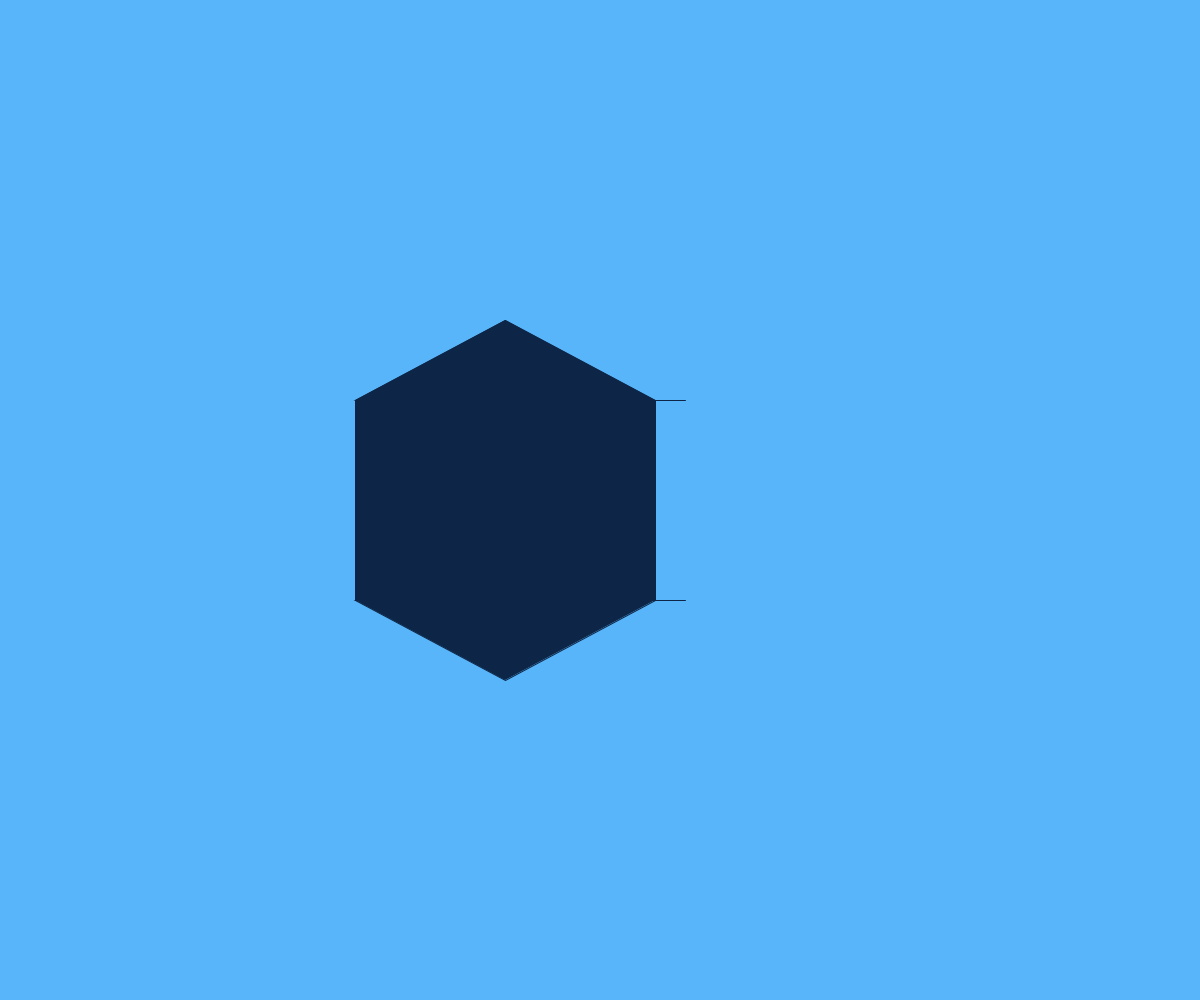
Frame 1 (no input)
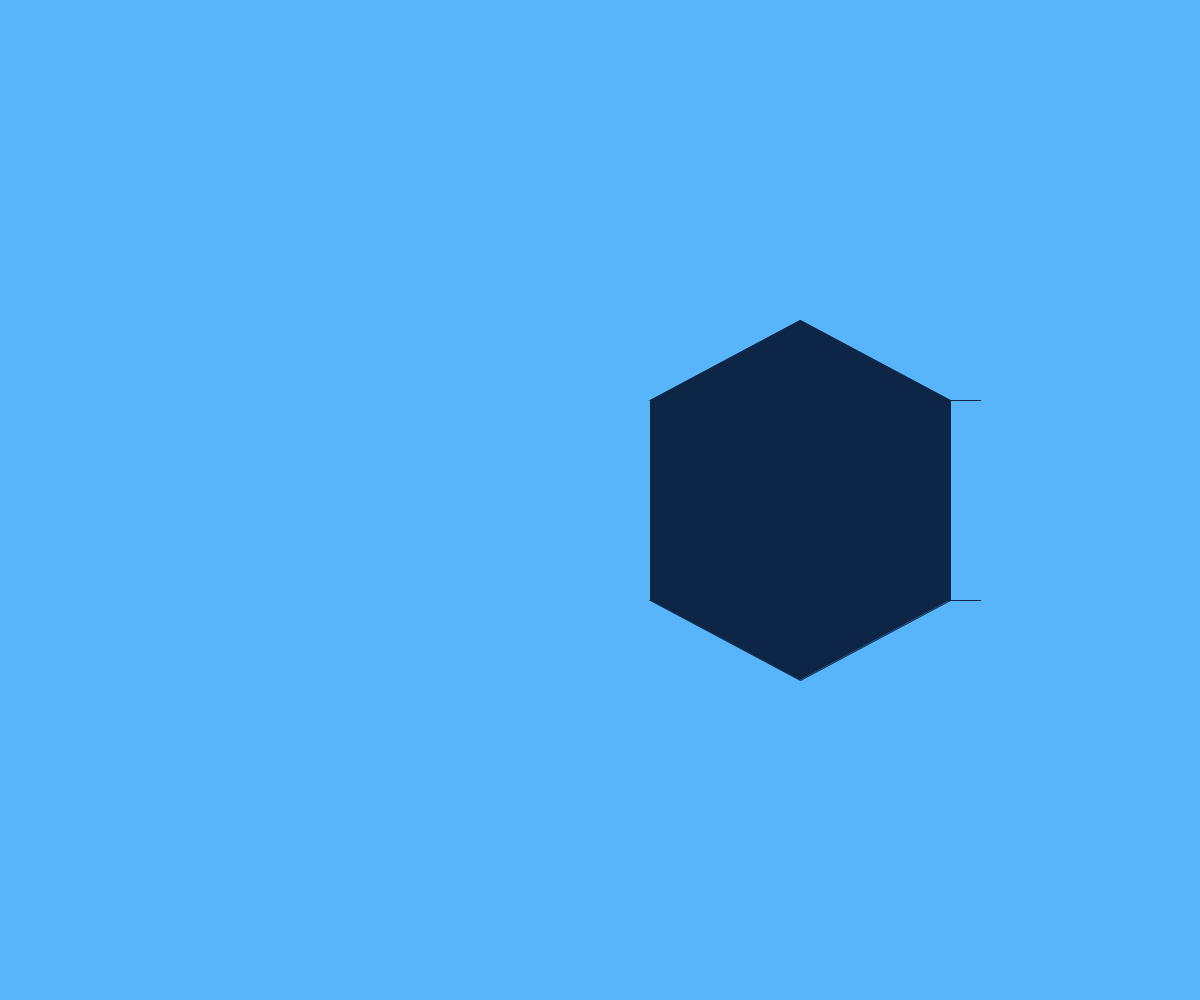
Frame 60 (the mouse pressed at the canvas centre just before this capture)
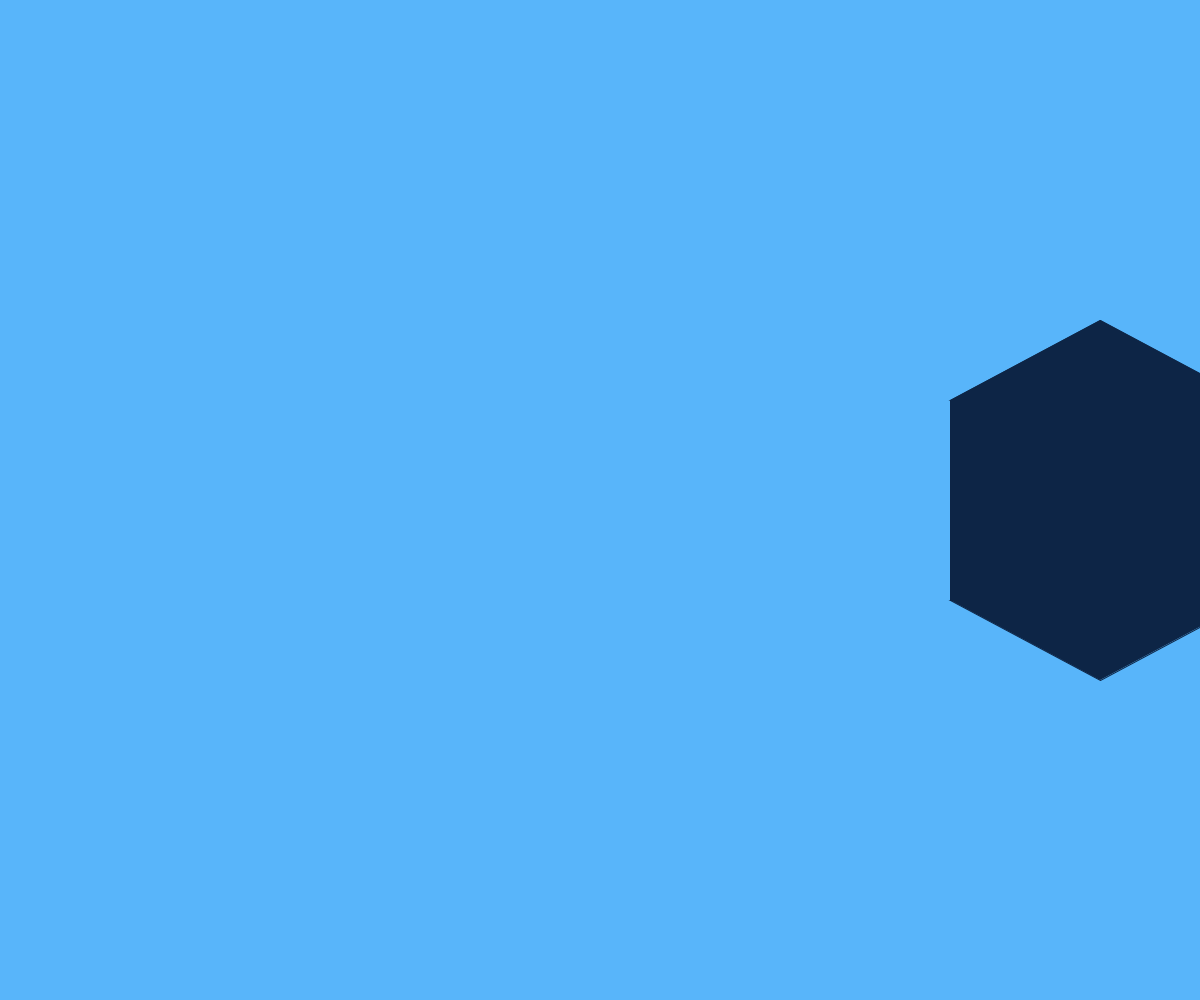
Frame 120 (the mouse held since frame 60 and released just before this capture)

The Processing sketch that drew these frames (run headless with seeded random() and noise(); from frame 60 on, the mouse is pressed at the canvas centre):

// Processing sketch: aquarium_period1_interfaces_finished
// ── aquarium_period1_interfaces_finished.pde


ArrayList<BasicFish> fishies;


void setup(){
  size(1200,1000);
  
  fishies = new ArrayList<BasicFish>();
  
  // load all sea creatures
  fishies.add(new ZachMazlishSeaCreature());
  /*fishies.add(new AdrianSeaCreature());
  fishies.add(new AlyaAhmedSeaCreature());  
  fishies.add(new CharlieOMaraSeaCreature());  
  fishies.add(new DevinOhlsonSeaCreature());
  fishies.add(new ErinPaigeSeaCreature());
  fishies.add(new GyorgyBrevnovSeaCreature());
  fishies.add(new JadeLintottSeaCreature());
  fishies.add(new JunhoKimLeeSeaCreature());
  fishies.add(new NeeknazAbariSeaCreature());
  fishies.add(new SolomonFaisonSeaCreature());*/
  
  
}

void draw(){
  background(88,181,250);
  
  // tell all sea creatures to swim 
  for (BasicFish fish : fishies){
    fish.swim();  
  }
 
  
  // tell all sea creatures to display

  for (BasicFish fish : fishies){
    fish.display();  
  }
 
  
}

// ── AdrianSeaCreature.pde
class AdrianSeaCreature extends BasicFish{
  int[] col;
  float t, f, a, b, size, vx, vy, x, y;


  AdrianSeaCreature() {
    size= random(10, 40);
    x=random(size, width-size);
    y=random(size, height-size);
    vx= random(1, 5);
    vy=random(10, 200); 
    col=new int[3];
    col[0]=(int)random(0, 255);
    col[1]=(int)random(0, 255);
    col[2]=(int)random(0, 255);
    t=0;
    f=1/vy;
    a=random(20, 200);
    b=random(a, height-a);
  }
  void swim() {
    x=vx+x;
    t++;
    y=a*sin(f*t)+b;
    if (x>width+size) {
      x=0;
    }
  }
  void display () {
    ellipseMode(CENTER);
    stroke(0);
    fill(col[0], col[1], col[2]);
    triangle(x-size/3, y, x-size/1.25, y+size/2.5, x-size/1.25, y-size/2.5);
    triangle(x-size/4, y, x-size/3, y-size/2, x+size/2.2, y-size/10);
    triangle(x+size/3, y+size/4.5, x+size/5, y+size/5, x, y+size/2.4);
    ellipse(x, y, size, size/2);    
    fill(0, 0, 0);
    ellipse(x+size/5, y-size/15, size/10, size/10);
  }
}


// ── AlyaAhmedSeaCreature.pde
class AlyaAhmedSeaCreature extends BasicFish {
  int x;
  float y;

  int radius;
  int speedx;
  float speedy;
  float r;
  float g;
  float b;

  float yvalue;

  AlyaAhmedSeaCreature() {
    radius=int(random(25, 50));
    x=0;
    y=height/2;   

    speedx=int(random(3, 5));
    speedy=int(random(1, 2));
    r= random(0, 255);
    g=random(0, 255);
    b=random(0, 255);
  }

  void swim() {

    x=x+speedx;
    yvalue=x;

    speedy=3*sin(.02*yvalue);
    y=speedy+y;



    if (x>width+radius) {
      x=int(random(-2*radius, 0-radius));
      y=int(random(radius, height-radius));
      r= random(0, 255);
      g=random(0, 255);
      b=random(0, 255);
    }
  }


  void display() {
    ellipseMode(CENTER);
    stroke(0);
    fill( r, g, b);
    triangle(x-radius, y-.6*radius, x-.4*radius, y, x-radius, y+.6*radius);
    ellipse(x, y, radius, .75*radius);
    fill(0);
    ellipse(x+radius/6, y-radius/8, radius/10, radius/10);
  }
}






// ── CharlieOMaraSeaCreature.pde
class CharlieOMaraSeaCreature extends BasicFish {
  float t=0;
  PVector s;
  PVector p;
  int cs=0;
  CharlieOMaraSeaCreature(){
    p = new PVector(random(60, width-60), random(60, height-60));
    s= new PVector(0, 0);
    if (random(1,2)>=1.5){
      s.x=random(1, 3);
    }
    else {
      s.x=random(-3, -1);
    }
    if (random(1,2)>=1.5){
      cs=1;
    }
  }
  
  void swim(){
    if (cs==0){
      s.y=sin(t)*5;
    }
    else {
      s.y=-sin(t)*5;
    }
    p.add(s);
    t+=.05;
  }
  
  void display(){
    stroke(0);
    ellipseMode(CENTER);
    rectMode(CORNER);
    fill(255, 0, 0);
    ellipse(p.x, p.y, 100, 20);
    if (s.x>0){
      triangle(p.x-50+10, p.y, p.x-50-10, p.y+10, p.x-50-10, p.y-10);
    }
    else {
      triangle(p.x+50-10, p.y, p.x+50+10, p.y-10, p.x+50+10, p.y+10);
    }
    if (p.x>width-60){
      s.x=-s.x;
      p.x=width-61;
    }
    else if (p.x<60){
      s.x=-s.x;
      p.x=61;
    }
    if (p.y>height){
      s.y=-s.y;
      p.y=0;
    }
    else if (p.y<0){
      s.y=-s.y;
      p.y=height;
    }
  }
  
}

// ── DevinOhlsonSeaCreature.pde
class DevinOhlsonSeaCreature extends BasicFish {

  int x;
  float y;
  float initialy;
  float speedy;
  float counter;
  int timer;
  int dir;
  int r;
  int g;
  int b;
  int smiley;

  DevinOhlsonSeaCreature() {
    x=-20;
    initialy=int(random(175, height-175));
    y=initialy;
    speedy=0.5;
    counter=1;
    timer=0;
    dir=0;
    r=int(random(100, 255));
    g=int(random(100, 255));
    b=int(random(100, 255));
    smiley=0;
  }

  void swim() {
    if (timer==0) {
      if (speedy>0) {
        counter=counter-0.1;
        timer=2;
      } else {
        counter=counter+0.101; 
        timer=2;
      }
    }    
    timer=timer-1;    
    speedy=speedy+counter;
    y=y+speedy/2;
    if (dir<=2) {
      x=x+3;
    } else {
      x=x-3;
    }

    if (x>width+80 || x<-80) {
      dir=int(random(0, 4));
      if (dir<=2) {
        x=-10;
      } else {
        x=width+10;
      }
      smiley=int(random(0, 1000));
      speedy=random(-10, 10);
      y=int(random(100, height-100)); 
      initialy=y;
      r=int(random(100, 255));
      g=int(random(100, 255));
      b=int(random(100, 255));
    }
  }

  void display() {
    ellipseMode(CENTER);
    fill(r, g, b);
    stroke(r-50, g-50, b-50);
    if(smiley==1){
      ellipse(x, y, 100, 100);
      fill(0);
      ellipse(x-40, y-15, 10, 10);
      ellipse(x+40, y-15, 10, 10);
      arc(x, y, 35, 35, 0, PI);
    }
    else{
      if (dir<=2) {
      triangle(x-20, y, x-40, y+10, x-40, y-10);
      triangle(x-13, y-10, x+10, y-10, x-13, y-22);
      ellipse(x, y, 50, 25);
      fill(0, 0, 0);
      ellipse(x+14, y-6, 5, 5);
      }
      else {
      triangle(x+20, y, x+40, y+10, x+40, y-10);
      triangle(x+13, y-10, x-10, y-10, x+14, y-22);
      ellipse(x, y, 50, 25);
      fill(0, 0, 0);
      ellipse(x-14, y-6, 5, 5);
      }
    }
  }
}


// ── ErinPaigeSeaCreature.pde
class ErinPaigeSeaCreature extends BasicFish{

  float x;
  float y;
  float speedx;
  float speedy;


  ErinPaigeSeaCreature(){
    x = -100;
    y = -50;
    speedx = 1;
    speedy = 1;
  }


  void swim(){
    x=speedx+x;
    y=speedy+y;
    
    if (x>=width){
      background(0,128,255);
      x=int(random(-100,0));
      y=int(random(1,height-50));   
    }
    if (y>=height){
      background(0,128,255);
      x=int(random(1,width-100));
      y=int(random(-50,0));
      //x=int(random(1, width-100));
      //y=int(random(1,height-50)); 
    }
  }


  void display(){
    rectMode(CORNER);
    stroke(0);
    fill(255, 153, 204);
    rect(x+10, y+25, 5, 50);
    rect(x+30, y+25, 5, 60);
    rect(x+50, y+25, 5, 50);
    rect(x+70, y+25, 5, 60);
    rect(x+90, y+25, 5, 50);
    ellipseMode(CORNER);
    ellipse(x, y, 100, 50);
    fill(255,255,255);
    ellipse(x+20,y+15,20,20);
    ellipse(x+60,y+15,20,20);
    fill(0,0,0);
    ellipse(x+25,y+23,10,10);
    ellipse(x+65,y+23,10,10);
    ellipseMode(CENTER);
  }
}

// ── GyorgyBrevnovSeaCreature.pde
class GyorgyBrevnovSeaCreature extends BasicFish{ 
  float x;
  float y;
  float speedx;
  float speedy; 
  int sizeFactor; 
  
  
  
  GyorgyBrevnovSeaCreature() { 
    
  sizeFactor = int(random(40, 80));
    x= int(random(sizeFactor, width-sizeFactor));
   y= int(random(sizeFactor, height- sizeFactor));  
    speedx = int(random(1,5)); 
    speedy= int(random(1,5)); 
    
    
    
  }
  
  GyorgyBrevnovSeaCreature( int startx, int starty) { 
    x = startx; 
    y= starty; 
    speedx= int(random(-5,5));
    speedy=  int(random(-5,5)); 
      sizeFactor = int(random(40, 80));

  }
  void swim(){
    x= x+speedx;
    y= y-speedy*cos(radians(speedy-x)); 
      if (x>width+200){
   
     x= int(random(0, width));
   y= int(random(-400, -200)); 
   speedx= int(random(1,5));
    speedy=  int(random(1,5)); 
     if (x<-100){
        x= int(random(0, width));
        y= int(random(height+200,height+300 )); 
        speedx= int(random(-5,-1));
    speedy=  int(random(-5,-1)); 
     }
        
    }
     if (y<-200-sizeFactor){
       y= int(random(0, height));
   x= int(random(-300, -100));
   speedx= int(random(1,5));
    speedy=  int(random(1,5)); 
   
      
    }
    if (y>height+200+sizeFactor){
       y= int(random(0, height));
   x= int(random(width+200, width+300));
   speedx= int(random(-5,-1));
    speedy=  int(random(-5,-1)); 
    }
  }
    
    void display () {
      noStroke();
      fill(255,20,147);
      triangle(x-sizeFactor, y,x+sizeFactor, y,x,y-sizeFactor*1.5);
      rect(x-sizeFactor/2,y,sizeFactor,sizeFactor*2);
      triangle(x-sizeFactor/2,y+sizeFactor*2,x-sizeFactor/1.5,y+sizeFactor*3.5,x-sizeFactor/2+sizeFactor/3,y+sizeFactor*2);
      triangle(x+sizeFactor/2,y+sizeFactor*2,x+sizeFactor/1.5,y+sizeFactor*3.5,x+sizeFactor/2-sizeFactor/3,y+sizeFactor*2);
      triangle(x+sizeFactor/2-sizeFactor/3,y+sizeFactor*2,x,y+sizeFactor*3.5,x-sizeFactor/2+sizeFactor/3,y+sizeFactor*2);
      
      fill(255,255,255);
       ellipse(x+8,y+sizeFactor,sizeFactor/3,sizeFactor/3);
      ellipse(x-8,y+sizeFactor,sizeFactor/3,sizeFactor/3);
      fill(0);
      ellipse(x+8,y+sizeFactor,sizeFactor/6,sizeFactor/6);
      ellipse(x-8,y+sizeFactor,sizeFactor/6,sizeFactor/6);
      fill(255,255,255);
      rect(x-8.5,y+sizeFactor*1.5,sizeFactor/3,sizeFactor/12); 
      fill(0,0,255);

    }
}

// ── JadeLintottSeaCreature.pde
class JadeLintottSeaCreature extends BasicFish {

  float x;
  float y;
  int size;
  float speedx;
  float speedy;
  float breathingtime;

  JadeLintottSeaCreature() {
    size = int(random(10, 30));
    x= 500;
    y= int(random(50, height));
    speedx= int(random(1, 3));
    speedy= int(random(1, 3));
  }
  void swim() {
    breathingtime=breathingtime+1;
    x=x-speedx;
    if (x<size) {
      x=width;
    }
    if (breathingtime>300) {
      y=y-speedy;
    }
    if (y<-20) {
      breathingtime=-(breathingtime-300);
    }
    if (breathingtime<0) {
      y=y+speedy ;
    }
  }


  void display() {
    stroke(0);
    ellipseMode(CENTER);
    fill(48, 173, 45);
    ellipse(x-size*2, y, size, size/1.5);
    ellipse(x-size, y-1.35*size, size/2, size*1.5);
    ellipse(x-size, y+1.35*size, size/2, size*1.5);
    ellipse(x+size, y-1.35*size, size/2, size*1.5);
    ellipse(x+size, y+1.35*size, size/2, size*1.5);
    fill(132, 66, 4);
    ellipse(x, y, size*3, size*2);
  }
}


// ── JunhoKimLeeSeaCreature.pde
class JunhoKimLeeSeaCreature extends BasicFish{

  //Ellipse variables
  int x;
  int y;
  int fwidth;
  int fheight;
  
  //Triangle variables
  int x1;
  int x2;
  int x3;
  int y1;
  int y2;
  int y3;
  
  //Eye variables
  int x4;
  int y4;
  int radius;
  
  //Speed variables
  int speedx;
  int speedy;

  JunhoKimLeeSeaCreature(){
    //ellipse
    x = 100;
    y = 250;
    fwidth = 60;
    fheight = 30;
    
    //triangle
    x1 = 100;
    y1 = 250;
    x2 = 50;
    y2 = 270;
    x3 = 50;
    y3 = 230;
    
    //eye
    radius = 3;
    x4 = 120;
    y4 = 245;
    
    //speed
    speedx=2;
    //speedy=1;
  
  }
  
  void swim(){
    x = x+speedx;
    x1 = x1+speedx;
    x2 = x2+speedx;
    x3 = x3+speedx;
    x4 = x4+speedx;
    //y = y+speedy;
    //y1 = y1+speedy;
    //y2 = y2+speedy;
    //y3 = y3+speedy;
    //y4 = y4+speedy;

    
    y=int(30*sin(.03*x)+230);
    y1=int(30*sin(.03*x)+230);
    y2=int(30*sin(.03*x)+215);
    y3=int(30*sin(.03*x)+245);
    y4=int(30*sin(.03*x)+225);
    
    
    if (x3>width+10){
      x = -50;
      y = 250;
      x1 = -50;
      y1 = 250;
      x2 = -100;
      y2 = 270;
      x3 = -100;
      y3 = 230;
      x4 = -30;
      y4 = 245;
    }
    
    
  }
  
  void display(){
    ellipseMode(CENTER);
    rectMode(CORNER);
    stroke(255,242,88);
    fill(255,242,88);
    ellipse(x,y,fwidth,fheight);
    triangle(x1,y1,x2,y2,x3,y3);
    stroke(0);
    fill(0);
    ellipse(x4,y4,radius*2,radius*2);
    
  }
  
  
}

// ── NeeknazAbariSeaCreature.pde
class NeeknazAbariSeaCreature extends BasicFish{
  

  //properties
  int x;
  int y;
  int speed;
  int inflate;
  int counter;
  
  //constructor
  NeeknazAbariSeaCreature(){
    x = -30;
    y = int(random(50, height-50));  
    speed = 3;
    inflate = int(random(50, width-70));
    counter = 0;
  }

  //abilities
  void display(){
      ellipseMode(CENTER);
      fill(200, 150, 120);
      noStroke();
      triangle(x, y, x-30, y+10, x-30, y-10);
      ellipse(x, y, 40, 20);
      fill(100);
      ellipse(x+6, y-3, 5, 5);
  }

  void swim(){
      x = x+speed;
      if (x>inflate){
        ellipseMode(CENTER);
        fill(200, 150, 120);
        noStroke();
        triangle(x, y, x-30, y+10, x-30, y-10);
        ellipse(x, y+(counter/20), (counter/5), (counter/5));
        fill(100);
        ellipse(x+6, y-3, 5, 5);
        speed = 1;
      }
      if (x>width+30){
        x = -30;
        y = int(random(50, height-50));
        inflate = int(random(50, width-70));
        speed = 3;
        counter = 0;
      } 
      if (counter<=250){
        counter++;
      }
      else{
        counter = counter;
      }
  }



}

// ── SolomonFaisonSeaCreature.pde
class SolomonFaisonSeaCreature extends BasicFish{
  //properties
  int fill;
  float sharkx;
  float  sharky;
  int speedx;
  int speedy;
  int tailSpeed;//inversed
  float taily;
  boolean revdirect;
  int finPower; //proportional to speedx
  int z;
  float t;
  float amplitude;


  //ability
  SolomonFaisonSeaCreature() {
    t=0.0;
    amplitude=2;
    fill=int(random(#1203FF, #03E8FF));
    sharkx=400;
    sharky=400;
    speedx=int(random(2, 10));
    speedy=1;
    tailSpeed=42/speedx;
    z=0;
    finPower=5;
    taily=sharky+finPower;
  }
  void display() {
    rectMode(CORNER);
    ellipseMode(CENTER);
   noStroke();;
    fill(fill);
    if (revdirect==false) {
      ellipse(sharkx+5, sharky, 120, 22);
      triangle(sharkx+18, sharky-11, sharkx-5, sharky-11, sharkx-4, sharky-30);//dorsal fins
      curve(sharkx-10, sharky-30, sharkx-4, sharky-30, sharkx+18, sharky-11, sharkx-10, sharky-10);
      triangle(sharkx-40, sharky-6, sharkx-30, sharky-6, sharkx-39, sharky-11);
      triangle(sharkx-40, sharky+7, sharkx-40, sharky-7, sharkx-75, taily);//tail
      triangle(sharkx-63, taily, sharkx-92, taily-30, sharkx-77, taily);
      triangle(sharkx-63, taily, sharkx-80, taily+15, sharkx-77, taily);
      triangle(sharkx-50, sharky+6, sharkx-40, sharky+6, sharkx-50, sharky+10);//bottom fins
      triangle(sharkx-25, sharky+9, sharkx-15, sharky+9, sharkx-24, sharky+15);
      triangle(sharkx+35, sharky+6, sharkx+15, sharky+6, sharkx+5, sharky+20);//swimming fin
      curve(sharkx, sharky+6, sharkx+34, sharky+6, sharkx+4, sharky+20, sharkx, sharky-30);
    } 
    if (revdirect==true) {
      ellipse(sharkx-5, sharky, 120, 22);
      triangle(sharkx-18, sharky-11, sharkx+5, sharky-11, sharkx+4, sharky-30);//dorsal fins
      curve(sharkx+10, sharky-30, sharkx+4, sharky-30, sharkx-18, sharky-11, sharkx+10, sharky-10);
      triangle(sharkx+40, sharky-6, sharkx+30, sharky-6, sharkx+39, sharky-11);
      triangle(sharkx+40, sharky+7, sharkx+40, sharky-7, sharkx+75, taily);//tail
      triangle(sharkx+63, taily, sharkx+92, taily-30, sharkx+77, taily);
      triangle(sharkx+63, taily, sharkx+80, taily+15, sharkx+77, taily);
      triangle(sharkx+50, sharky+6, sharkx+40, sharky+6, sharkx+50, sharky+10);//bottom fins
      triangle(sharkx+25, sharky+9, sharkx+15, sharky+9, 24, sharky+15);
      triangle(sharkx-35, sharky+6, sharkx-15, sharky+6, sharkx-5, sharky+20);//swimming fin
      curve(sharkx, sharky+6, sharkx-34, sharky+6, sharkx-4, sharky+20, sharkx, sharky-30);
    }
  }
  void move() {
    t=t+0.1;
    sharkx=sharkx+speedx;
    sharky=sharky+speedy;
    sharky=amplitude*sin(t)+sharky;
    //taily=sharky+finPower;
    if (sharkx-60>width || sharkx+80<0) {
      speedx=-speedx;
      fill=int(random(#3003FF, #B2C6FF));
    } else if (sharky-20>height || sharky+30<0) {
      speedy=-speedy;
      fill=int(random(#3003FF, #B2C6FF));
    }
    if (speedx<0) {
      revdirect=true;
    } else {
      revdirect=false;
    }
  }
  void swim() {
    z++;
    if (z==tailSpeed) {
      finPower=-finPower;
    }
    if (z>tailSpeed*2) {
      z=0;
    }
    move();
    taily=sharky+finPower;
  }
}


// ── SwimmableObject.pde
class BasicFish {

  float x;
  float y;
  float speedx;
  float speedy;

  void swim() {
    x+= speedx;
    y= y-speedy*cos(radians(speedy-x)); 
    if (x>width) {
      x = -100;
    }
  }
  void display() {
    fill(255, 0, 0);
    ellipse(x, y, 100, 50);
  }
}


// ── ZachMazlishSeaCreature.pde
class ZachMazlishSeaCreature extends BasicFish {

  int bodywidth;
  int bodyheight;    
  float b;
  float f; 
  float a;
  // PVector location;
  //PVector velocity;

  ZachMazlishSeaCreature() {
    x = 350.0;
    y = 400.0;
    bodywidth = 300;
    bodyheight = 200;
    // location = new PVector(150.0,200.0);
    //velocity =  new PVector(2.0,0.0);
    speedx=5;
    b=100.0;
    f=0.1;
    a=40.0;
  }

  void display() {
    stroke(13, 37, 70);
    fill(13, 37, 70);
    rectMode(CORNER);
    line(x+bodywidth, y, x+bodywidth+30, y);
    line(x+bodywidth, y+bodyheight, x+bodywidth+30, y+bodyheight);
    rect(x, y, bodywidth, bodyheight);
    triangle(x, y, x+bodywidth, y, (x+x+bodywidth)/2, y-80);
    triangle(x, y+bodyheight, x+bodywidth, y+bodyheight, (x+x+bodywidth)/2, y+bodyheight+80);
  }
 /* void swim() {

    y = a*sin(f*x)+b;
    x = x+2;
    // velocity.y=a*sin(f*location.x)+b+velocity.y;
    // location.x=location.x+velocity.x;
    // location.y=location.y+velocity.y;
    //location.add(velocity);


    if (x>width) {
      x=-90.0;
      f=0.1;
    }
  }*/
}
